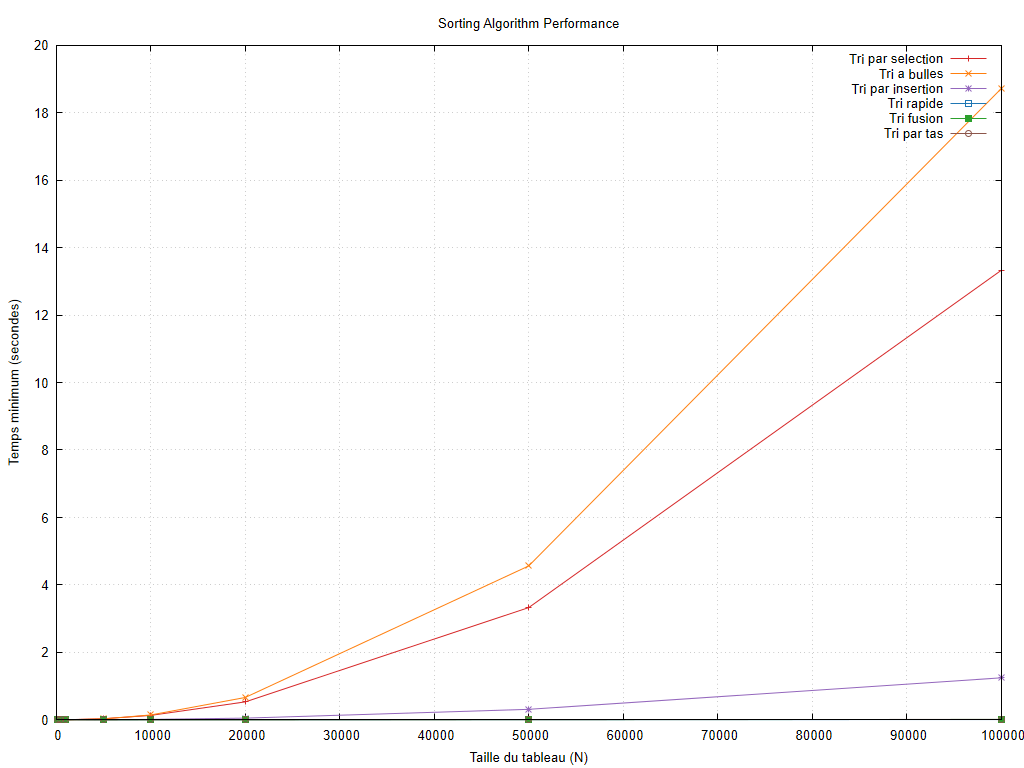

gnuplot code for this plot:
set encoding utf8
set terminal pngcairo size 1024,768 font 'Arial,10'
set output 'graphiques/20261010_184935/algorithm_benchmark/algorithm_benchmark.png'
set datafile missing 'non_mesure'
set title 'Sorting Algorithm Performance'
set xlabel 'Taille du tableau (N)'
set ylabel 'Temps minimum (secondes)'
set grid
set yrange [0:*]
plot 'resultats/20261010_184935/benchmark/res.dat' using 1:2 title 'Tri par selection' with linespoints lc rgb '#d62728', 'resultats/20261010_184935/benchmark/res.dat' using 1:3 title 'Tri a bulles' with linespoints lc rgb '#ff7f0e', 'resultats/20261010_184935/benchmark/res.dat' using 1:4 title 'Tri par insertion' with linespoints lc rgb '#9467bd', 'resultats/20261010_184935/benchmark/res.dat' using 1:5 title 'Tri rapide' with linespoints lc rgb '#1f77b4', 'resultats/20261010_184935/benchmark/res.dat' using 1:6 title 'Tri fusion' with linespoints lc rgb '#2ca02c', 'resultats/20261010_184935/benchmark/res.dat' using 1:7 title 'Tri par tas' with linespoints lc rgb '#8c564b'
unset output
